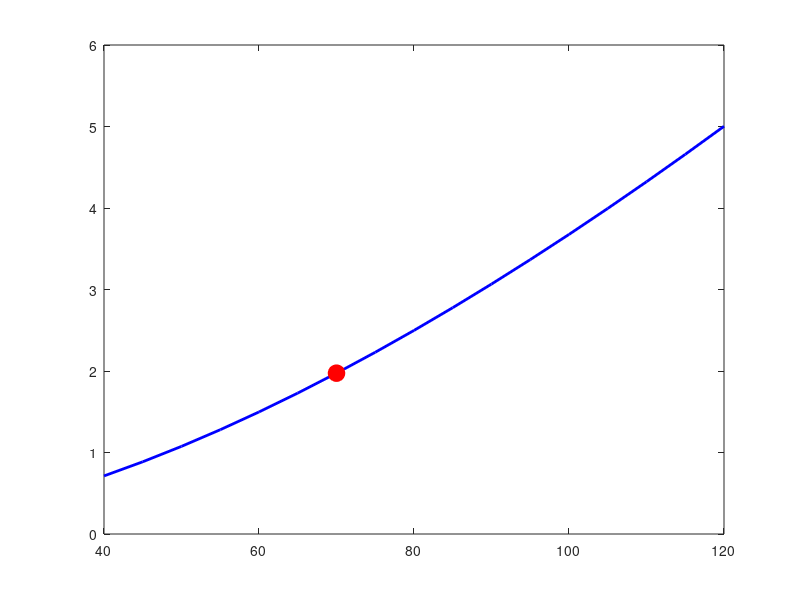

The MATLAB source for this figure: (Note: this script raises an error after producing the figure.)
%% Multi-Layer Solenoid Coil Design Calculator
% DTU 34621 VLF Metaldetektor - Arduino Nano Design
% Se Docs/Theory/Coil Design.md for fuld dokumentation

clear; clc; close all;

%% Parametre - Arduino Nano Design

% Operating parameters
f_tx = 2000;                    % TX frequency [Hz]
V_supply = 9.0;                 % Battery voltage [V]
V_hbridge = 2 * V_supply;       % H-bridge peak-to-peak voltage [V]
R_total_target = 35;            % Total resistance for amplifier [Ohm]

% TX Spole - faktiske værdier fra prototype
TX.wire_diameter = 0.56e-3;     % 0.56 mm
TX.wire_rho = 1.68e-8;          % Kobber resistivitet [Ohm*m]
TX.diameter = 200e-3;           % 200 mm form
TX.N_actual = 70;               % Faktisk antal vindinger
TX.n_layers = 2;

% RX Spole - faktiske værdier fra prototype
RX.wire_diameter = 0.15e-3;     % 0.15 mm
RX.wire_rho = 1.68e-8;
RX.diameter = 50e-3;            % 50 mm form
RX.N_actual = 445;              % Faktisk antal vindinger
RX.n_layers = 3;                % 3 lag (faktisk)

% Bucking Spole - kalibreret til 20 vindinger
Bucking.wire_diameter = 0.56e-3;
Bucking.wire_rho = 1.68e-8;
Bucking.diameter = 60e-3;       % 60 mm form
Bucking.n_layers = 1;
Bucking.N_optimal = 20;         % Optimal værdi efter kalibrering

%% Hjælpefunktioner

% Calculate coil parameters from total turns and layers
% Uses Wheeler formulas verified against LCR measurements (2% accuracy)
% Source: H.A. Wheeler, "Simple Inductance Formulas for Radio Coils",
%         Proc. IRE, Vol. 16, No. 10, Oct. 1928
function result = calc_coil(N_total, n_layers, r_inner, wire_d, rho)
    turns_per_layer = N_total / n_layers;
    l = turns_per_layer * wire_d;       % Axial length [m]
    w = n_layers * wire_d;              % Radial build [m]
    r_mean = r_inner + w/2;             % Mean radius [m]

    % Convert to cm for Wheeler formulas
    r_cm = r_mean * 100;
    l_cm = l * 100;
    w_cm = w * 100;

    if n_layers == 1
        % Single-layer Wheeler formula (more accurate for 1 layer)
        % L(µH) = 0.394 × a² × N² / (9a + 10b)  [cm]
        % Coefficient: 1.0/2.54 = 0.394 (inch to cm conversion)
        % Accurate to ±1% when b > 0.8a
        L = (0.394 * r_cm^2 * N_total^2) / ...
            (9*r_cm + 10*l_cm) * 1e-6;
        result.formula = 'Wheeler Single-Layer';

        % Also calculate multilayer for comparison
        L_multi = (0.315 * r_cm^2 * N_total^2) / ...
            (6*r_cm + 9*l_cm + 10*w_cm) * 1e-6;
        result.L_multilayer = L_multi;
    else
        % Multilayer Wheeler formula
        % L(µH) = 0.315 × a² × N² / (6a + 9b + 10c)  [cm]
        % Coefficient: 0.8/2.54 = 0.315 (inch to cm conversion)
        % Accurate to ±1% when 6a ≈ 9b ≈ 10c (balanced terms)
        L = (0.315 * r_cm^2 * N_total^2) / ...
            (6*r_cm + 9*l_cm + 10*w_cm) * 1e-6;
        result.formula = 'Wheeler Multilayer';

        % Check denominator term balance (for accuracy warning)
        term_6a = 6 * r_cm;
        term_9b = 9 * l_cm;
        term_10c = 10 * w_cm;
        result.balance_ratio = min([term_6a, term_9b, term_10c]) / ...
                               max([term_6a, term_9b, term_10c]);
        % Ratio < 0.1 indicates poor accuracy (flat/pancake coil)
    end

    % Wire length (sum of all layers)
    wire_len = 0;
    for layer = 1:n_layers
        r_layer = r_inner + (layer - 0.5) * wire_d;
        wire_len = wire_len + turns_per_layer * 2 * pi * r_layer;
    end

    % DC resistance
    area = pi * (wire_d/2)^2;
    R_dc = rho * wire_len / area;

    result.N = N_total;
    result.n_layers = n_layers;
    result.turns_per_layer = turns_per_layer;
    result.l = l;
    result.w = w;
    result.r_mean = r_mean;
    result.L = L;
    result.wire_len = wire_len;
    result.R_dc = R_dc;
end

% Wrapper for backward compatibility
function result = calc_multilayer(N_total, n_layers, r_inner, wire_d, rho)
    result = calc_coil(N_total, n_layers, r_inner, wire_d, rho);
end

% Find turns needed for target inductance
function N = find_turns(L_target, n_layers, r_inner, wire_d, rho)
    N = 100;  % Initial guess
    for iter = 1:100
        result = calc_multilayer(N, n_layers, r_inner, wire_d, rho);
        L = result.L;
        if L <= 0
            break;
        end
        N_new = N * sqrt(L_target / L);
        if abs(N_new - N) < 0.5
            break;
        end
        N = N_new;
    end
    N = round(N);
end

%% TX Spole Beregning

fprintf('\n');
fprintf('╔══════════════════════════════════════════════════════════════════╗\n');
fprintf('║       TX SPOLE - PROTOTYPE VÆRDIER                              ║\n');
fprintf('║       70 vindinger, 2 lag, Ø200mm, 0.56mm tråd                  ║\n');
fprintf('╚══════════════════════════════════════════════════════════════════╝\n\n');

TX.r_inner = TX.diameter / 2;

% Brug faktiske vindinger fra prototype
TX.N = TX.N_actual;

% Calculate all parameters
TX.result = calc_multilayer(TX.N, TX.n_layers, TX.r_inner, TX.wire_diameter, TX.wire_rho);

% Series resistor for amplifier matching
TX.R_series = R_total_target - TX.result.R_dc;  % External resistor needed
TX.R_total = R_total_target;                     % Total circuit resistance

% Electrical characteristics (at resonance, Z ≈ R_total)
TX.X_L = 2*pi*f_tx*TX.result.L;
TX.I_peak = V_hbridge / TX.R_total;              % Peak current from H-bridge
TX.I_rms = TX.I_peak / sqrt(2);                  % RMS current (sine wave)
TX.Q = TX.X_L / TX.R_total;                      % Q factor with total R

% Power dissipation
TX.P_resistor = TX.I_rms^2 * TX.R_series;        % Power in series resistor [W]
TX.P_coil = TX.I_rms^2 * TX.result.R_dc;         % Power in coil resistance [W]
TX.P_total = TX.I_rms^2 * TX.R_total;            % Total power [W]

% Resonance capacitor for 2 kHz
TX.C_resonance = 1 / (4*pi^2*f_tx^2*TX.result.L);
TX.C_std = 1.0e-6;  % Standard value: 1.0 µF
TX.f_resonant = 1 / (2*pi*sqrt(TX.result.L * TX.C_std));

fprintf('Design Parametre:\n');
fprintf('  Form diameter:      %.0f mm\n', TX.diameter*1000);
fprintf('  Tråddiameter:       %.2f mm\n', TX.wire_diameter*1000);
fprintf('  Antal vindinger:    %d\n', TX.N);
fprintf('  Antal lag:          %d\n', TX.n_layers);
fprintf('\n');

fprintf('┌────────────────────────────────────────────────────────────────┐\n');
fprintf('│  TX SPOLE VIKLINGS SPECIFIKATION                              │\n');
fprintf('├────────────────────────────────────────────────────────────────┤\n');
fprintf('│  Antal vindinger:   %4d vindinger                            │\n', TX.N);
fprintf('│  Vindinger per lag: %4.0f vindinger                            │\n', TX.result.turns_per_layer);
fprintf('│  Antal lag:         %4d lag                                   │\n', TX.n_layers);
fprintf('│  Aksial længde:     %5.1f mm                                  │\n', TX.result.l*1000);
fprintf('│  Radial tykkelse:   %5.1f mm                                  │\n', TX.result.w*1000);
fprintf('│  Vikleretning:      MED URET                                  │\n');
fprintf('└────────────────────────────────────────────────────────────────┘\n');
fprintf('\n');

fprintf('Beregnede Resultater:\n');
fprintf('  Induktans:          %.2f mH\n', TX.result.L*1000);
fprintf('  Trådlængde:         %.1f m\n', TX.result.wire_len);
fprintf('  Spole DC Modstand:  %.2f Ω\n', TX.result.R_dc);
fprintf('  Formel:             %s\n', TX.result.formula);

% Geometry warning for TX coil (flat/pancake geometry)
if isfield(TX.result, 'balance_ratio') && TX.result.balance_ratio < 0.1
    fprintf('\n');
    fprintf('⚠️  GEOMETRI ADVARSEL:\n');
    fprintf('    TX spolen har "flad" geometri (stor diameter, få lag).\n');
    fprintf('    Wheeler formel kan UNDERVURDERE induktans med 5-10%%.\n');
    fprintf('    Balance ratio: %.2f (optimal: > 0.5)\n', TX.result.balance_ratio);
    fprintf('    ANBEFALING: Tilføj ~10%% flere vindinger, juster empirisk.\n');
end
fprintf('\n');

fprintf('┌────────────────────────────────────────────────────────────────┐\n');
fprintf('│  SERIE MODSTAND (matcher forstærker)                         │\n');
fprintf('├────────────────────────────────────────────────────────────────┤\n');
fprintf('│  Mål total modstand: %.0f Ω                                    │\n', TX.R_total);
fprintf('│  Spole DC modstand:  %.1f Ω                                    │\n', TX.result.R_dc);
fprintf('│  SERIE MODSTAND:     %.0f Ω                                    │\n', TX.R_series);
fprintf('│  Effekt i modstand:  %.1f W (brug >= 5W modstand)             │\n', TX.P_resistor);
fprintf('└────────────────────────────────────────────────────────────────┘\n');
fprintf('\n');

fprintf('Elektriske @ %d Hz (H-bro, %.0f Vpp):\n', f_tx, V_hbridge);
fprintf('  Reaktans (X_L):     %.1f Ω\n', TX.X_L);
fprintf('  Total modstand:     %.0f Ω\n', TX.R_total);
fprintf('  Peak strøm:         %.0f mA\n', TX.I_peak*1000);
fprintf('  RMS strøm:          %.0f mA\n', TX.I_rms*1000);
fprintf('  Q faktor:           %.1f\n', TX.Q);
fprintf('  Total effekt:       %.1f W\n', TX.P_total);
fprintf('\n');

%% TX Resonanskondensator

fprintf('┌────────────────────────────────────────────────────────────────┐\n');
fprintf('│  RESONANSKONDENSATOR                                          │\n');
fprintf('├────────────────────────────────────────────────────────────────┤\n');
fprintf('│  Beregnet C:        %.2f µF                                   │\n', TX.C_resonance*1e6);
fprintf('│  Standard værdi:    %.1f µF (film kondensator)                │\n', TX.C_std*1e6);
fprintf('│  Spændingsrating:   >= 50V (VIGTIGT!)                         │\n');
fprintf('│  Faktisk f_res:     %.0f Hz                                    │\n', TX.f_resonant);
fprintf('│  Forbindelse:       SERIE med TX spole                        │\n');
fprintf('│  Formål:            Konverterer firkantbølge → sinusbølge     │\n');
fprintf('└────────────────────────────────────────────────────────────────┘\n');
fprintf('\n');

% Voltage across capacitor at resonance
V_cap_peak = TX.Q * V_hbridge / 2;  % Q * V_rms
fprintf('  Spænding over C:    ~%.0f V peak (Q=%.1f)\n', V_cap_peak, TX.Q);
fprintf('  Spændingsrating:    >= 50V anbefales\n');
fprintf('\n');

%% RX Spole Beregning

fprintf('\n');
fprintf('╔══════════════════════════════════════════════════════════════════╗\n');
fprintf('║       RX SPOLE - PROTOTYPE VÆRDIER                              ║\n');
fprintf('║       445 vindinger, 3 lag, Ø50mm, 0.15mm tråd                  ║\n');
fprintf('╚══════════════════════════════════════════════════════════════════╝\n\n');

RX.r_inner = RX.diameter / 2;

% Brug faktiske vindinger fra prototype
RX.N = RX.N_actual;

% Calculate all parameters
RX.result = calc_multilayer(RX.N, RX.n_layers, RX.r_inner, RX.wire_diameter, RX.wire_rho);

% Electrical characteristics
RX.X_L = 2*pi*f_tx*RX.result.L;
RX.Z = sqrt(RX.result.R_dc^2 + RX.X_L^2);
RX.Q = RX.X_L / RX.result.R_dc;

fprintf('Design Parametre:\n');
fprintf('  Form diameter:      %.0f mm\n', RX.diameter*1000);
fprintf('  Tråddiameter:       %.2f mm\n', RX.wire_diameter*1000);
fprintf('  Antal vindinger:    %d\n', RX.N);
fprintf('  Antal lag:          %d\n', RX.n_layers);
fprintf('\n');

fprintf('┌────────────────────────────────────────────────────────────────┐\n');
fprintf('│  RX SPOLE VIKLINGS SPECIFIKATION                              │\n');
fprintf('├────────────────────────────────────────────────────────────────┤\n');
fprintf('│  Antal vindinger:   %4d vindinger                            │\n', RX.N);
fprintf('│  Vindinger per lag: %4.0f vindinger                            │\n', RX.result.turns_per_layer);
fprintf('│  Antal lag:         %4d lag                                   │\n', RX.n_layers);
fprintf('│  Aksial længde:     %5.1f mm                                  │\n', RX.result.l*1000);
fprintf('│  Radial tykkelse:   %5.1f mm                                  │\n', RX.result.w*1000);
fprintf('│  Vikleretning:      MOD URET                                  │\n');
fprintf('└────────────────────────────────────────────────────────────────┘\n');
fprintf('\n');

fprintf('Beregnede Resultater:\n');
fprintf('  Induktans:          %.2f mH ✓ (>= 10 mH)\n', RX.result.L*1000);
fprintf('  Trådlængde:         %.1f m\n', RX.result.wire_len);
fprintf('  DC Modstand:        %.2f Ω\n', RX.result.R_dc);
fprintf('  Q faktor @ 2kHz:    %.1f\n', RX.Q);
fprintf('  Formel:             %s\n', RX.result.formula);
fprintf('\n');

% RX Resonance capacitor (parallel configuration)
RX.C_calc = 1 / (4*pi^2*f_tx^2*RX.result.L);
RX.C_std = 470e-9;  % Standard value
RX.f_resonant = 1 / (2*pi*sqrt(RX.result.L * RX.C_std));

fprintf('RX Resonanskondensator (valgfri, parallel):\n');
fprintf('  Beregnet C:         %.0f nF\n', RX.C_calc*1e9);
fprintf('  Standard værdi:     %.0f nF\n', RX.C_std*1e9);
fprintf('  Faktisk f_res:      %.0f Hz\n', RX.f_resonant);
fprintf('  Formål:             Båndpasfilter + spændingsforstærkning\n');
fprintf('\n');

%% Bucking Spole Beregning

fprintf('\n');
fprintf('╔══════════════════════════════════════════════════════════════════╗\n');
fprintf('║     BUCKING SPOLE - KALIBRERET TIL 20 VINDINGER                 ║\n');
fprintf('╚══════════════════════════════════════════════════════════════════╝\n\n');

Bucking.r_inner = Bucking.diameter / 2;
Bucking.N = Bucking.N_optimal;

% Calculate parameters for optimal turns
Bucking.result = calc_multilayer(Bucking.N, Bucking.n_layers, Bucking.r_inner, Bucking.wire_diameter, Bucking.wire_rho);

fprintf('Kalibrerede Parametre:\n');
fprintf('  Form diameter:      %.0f mm (mellem TX og RX)\n', Bucking.diameter*1000);
fprintf('  Tråddiameter:       %.2f mm\n', Bucking.wire_diameter*1000);
fprintf('  Optimal vindinger:  %d (kalibreret for null)\n', Bucking.N);
fprintf('  Antal lag:          %d\n', Bucking.n_layers);
fprintf('  Vikleretning:       MOD URET (samme som RX)\n');
fprintf('\n');

fprintf('┌────────────────────────────────────────────────────────────────┐\n');
fprintf('│  BUCKING SPOLE VIKLINGS SPECIFIKATION                         │\n');
fprintf('├────────────────────────────────────────────────────────────────┤\n');
fprintf('│  Optimal vindinger: %4d vindinger (kalibreret)               │\n', Bucking.N);
fprintf('│  Vindinger per lag: %4.0f vindinger                            │\n', Bucking.result.turns_per_layer);
fprintf('│  Antal lag:         %4d lag                                   │\n', Bucking.n_layers);
fprintf('│  Aksial længde:     %5.1f mm                                  │\n', Bucking.result.l*1000);
fprintf('│  Vikleretning:      MOD URET                                  │\n');
fprintf('└────────────────────────────────────────────────────────────────┘\n');
fprintf('\n');

fprintf('Beregnede Resultater:\n');
fprintf('  Induktans:          %.2f mH\n', Bucking.result.L*1000);
fprintf('  Trådlængde:         %.1f m\n', Bucking.result.wire_len);
fprintf('  DC Modstand:        %.2f Ω\n', Bucking.result.R_dc);
fprintf('  Formel:             %s\n', Bucking.result.formula);
if isfield(Bucking.result, 'L_multilayer')
    fprintf('  (Multilayer ref:    %.2f mH)\n', Bucking.result.L_multilayer*1000);
end
fprintf('\n');

%% Design Oversigt

fprintf('\n');
fprintf('╔══════════════════════════════════════════════════════════════════╗\n');
fprintf('║                     DESIGN OVERSIGT                             ║\n');
fprintf('║              Opdateret til Arduino Nano                         ║\n');
fprintf('╚══════════════════════════════════════════════════════════════════╝\n\n');

fprintf('┌─────────────────┬─────────────┬─────────────┬─────────────┐\n');
fprintf('│ Parameter       │   TX Spole  │   RX Spole  │   Bucking   │\n');
fprintf('├─────────────────┼─────────────┼─────────────┼─────────────┤\n');
fprintf('│ Form diameter   │   %3.0f mm    │    %2.0f mm    │   %3.0f mm    │\n', TX.diameter*1000, RX.diameter*1000, Bucking.diameter*1000);
fprintf('│ Tråddiameter    │  %.2f mm    │  %.2f mm    │  %.2f mm    │\n', TX.wire_diameter*1000, RX.wire_diameter*1000, Bucking.wire_diameter*1000);
fprintf('│ Antal vindinger │    %2d vind. │   %3d vind. │    %2d vind. │\n', TX.N, RX.N, Bucking.N);
fprintf('│ Antal lag       │     %d       │     %d       │     %d       │\n', TX.n_layers, RX.n_layers, Bucking.n_layers);
fprintf('│ Aksial længde   │   %4.1f mm   │   %4.1f mm   │   %4.1f mm   │\n', TX.result.l*1000, RX.result.l*1000, Bucking.result.l*1000);
fprintf('│ Induktans       │   %4.2f mH  │   %4.1f mH   │   %4.2f mH  │\n', TX.result.L*1000, RX.result.L*1000, Bucking.result.L*1000);
fprintf('│ DC Modstand     │   %4.2f Ω    │   %4.1f Ω    │   %4.2f Ω    │\n', TX.result.R_dc, RX.result.R_dc, Bucking.result.R_dc);
fprintf('│ Trådlængde      │   %4.1f m    │   %4.1f m    │   %4.1f m    │\n', TX.result.wire_len, RX.result.wire_len, Bucking.result.wire_len);
fprintf('│ Resonans C      │   1.0 µF    │   470 nF    │    N/A      │\n');
fprintf('│ Serie modstand  │   %.0f Ω      │    N/A      │    N/A      │\n', TX.R_series);
fprintf('├─────────────────┼─────────────┴─────────────┴─────────────┤\n');
fprintf('│ Vikleretning    │  MED URET     MOD URET      MOD URET    │\n');
fprintf('└─────────────────┴─────────────────────────────────────────┘\n');
fprintf('\n');

fprintf('TX Forstærker Specifikationer:\n');
fprintf('  H-bro spænding:     %.0f Vpp\n', V_hbridge);
fprintf('  Total modstand:     %.0f Ω\n', TX.R_total);
fprintf('  TX strøm (RMS):     %.0f mA\n', TX.I_rms*1000);
fprintf('  Serie modstand:     %.0f Ω (%.1f W rating)\n', TX.R_series, TX.P_resistor);
fprintf('  Q faktor:           %.1f\n', TX.Q);
fprintf('\n');

fprintf('Total tråd behov:\n');
fprintf('  TX (0.56mm):     %.0f m\n', TX.result.wire_len + 5);
fprintf('  RX (0.15mm):     %.0f m\n', RX.result.wire_len + 5);
fprintf('  Bucking (0.56mm): %.0f m\n', Bucking.result.wire_len + 5);
fprintf('\n');

%% Reference Tabeller

fprintf('\n');
fprintf('╔══════════════════════════════════════════════════════════════════╗\n');
fprintf('║                    HURTIG REFERENCE TABELLER                    ║\n');
fprintf('╚══════════════════════════════════════════════════════════════════╝\n\n');

fprintf('TX Spole (200 mm, 2 lag, 0.56 mm) - Vindinger vs Induktans:\n\n');
fprintf('  Vindinger    Induktans    R_serie     I_rms\n');
fprintf('  ---------    ---------    -------     -----\n');
for N_test = [50, 58, 68, 78, 88, 100]
    result = calc_multilayer(N_test, TX.n_layers, TX.r_inner, TX.wire_diameter, TX.wire_rho);
    R_ser = R_total_target - result.R_dc;
    I_rms = (V_hbridge / R_total_target) / sqrt(2) * 1000;  % mA
    marker = '';
    if N_test == TX.N
        marker = ' ← Mål';
    end
    fprintf('     %3d       %5.2f mH      %.0f Ω       %.0f mA%s\n', N_test, result.L*1000, R_ser, I_rms, marker);
end
fprintf('\n');

%% Plots - Eksporteres til Docs/Images/

% Opret images mappe hvis den ikke findes
img_dir = fullfile(fileparts(mfilename('fullpath')), '..', 'Images');
if ~exist(img_dir, 'dir')
    mkdir(img_dir);
    fprintf('Oprettet mappe: %s\n', img_dir);
end

% Plot 1: TX Vindinger vs Induktans
figure('Name', 'TX Vindinger vs Induktans', 'Position', [100, 100, 600, 400]);
% Dynamic range: from 40 to 20% beyond calculated turns
N_max = max(120, round(TX.N * 1.2 / 10) * 10);  % Round up to nearest 10
N_range = 40:5:N_max;
L_range_TX = zeros(size(N_range));
for i = 1:length(N_range)
    result = calc_multilayer(N_range(i), TX.n_layers, TX.r_inner, TX.wire_diameter, TX.wire_rho);
    L_range_TX(i) = result.L * 1000;
end
plot(N_range, L_range_TX, 'b-', 'LineWidth', 2);
hold on;
plot(TX.N, TX.result.L*1000, 'ro', 'MarkerSize', 12, 'MarkerFaceColor', 'r');
yline(TX.result.L*1000, 'g--', sprintf('Beregnet %.2f mH', TX.result.L*1000), 'LineWidth', 1.5);
xlabel('Antal Vindinger');
ylabel('Induktans [mH]');
title(sprintf('TX Spole: Vindinger vs Induktans (200mm, %d lag)', TX.n_layers));
grid on;
legend('Wheeler Formel', sprintf('%d vind. = %.2f mH', TX.N, TX.result.L*1000), 'Location', 'northwest');
saveas(gcf, fullfile(img_dir, 'tx_turns_vs_inductance.png'));
fprintf('Gemt: tx_turns_vs_inductance.png\n');

% Plot 2: H-bro Strøm vs Total Modstand (ved resonans)
% Ved resonans: X_L = X_C, så strøm bestemmes kun af R_total
figure('Name', 'H-bro Strøm vs Modstand', 'Position', [100, 100, 600, 400]);
R_range = 10:5:150;
I_rms_range = (V_hbridge ./ R_range) / sqrt(2) * 1000;  % RMS strøm i mA
plot(R_range, I_rms_range, 'b-', 'LineWidth', 2);
hold on;
plot(R_total_target, TX.I_rms*1000, 'ro', 'MarkerSize', 12, 'MarkerFaceColor', 'r');
yline(TX.I_rms*1000, 'g--', sprintf('Design: %.0f mA', TX.I_rms*1000), 'LineWidth', 1.5);
xline(R_total_target, 'm:', sprintf('R = %d Ω', R_total_target), 'LineWidth', 1.5);
xlabel('Total Modstand R_{total} [Ω]');
ylabel('RMS Strøm [mA]');
title(sprintf('H-bro TX Strøm ved Resonans (V_{pp} = %.0fV)', V_hbridge));
grid on;
legend('I_{RMS} = V_{pp}/(R \times √2)', sprintf('Design: %dΩ = %.0f mA', R_total_target, TX.I_rms*1000), 'Location', 'northeast');
saveas(gcf, fullfile(img_dir, 'tx_current_vs_resistance.png'));
fprintf('Gemt: tx_current_vs_resistance.png\n');

fprintf('\nAlle plots eksporteret til Docs/Images/\n');
fprintf('\n');
fprintf('══════════════════════════════════════════════════════════════════\n');
fprintf('  TX SPOLE: %d vindinger, 2 lag, Ø200mm, L=%.2f mH, C=1.0µF\n', TX.N, TX.result.L*1000);
fprintf('  RX SPOLE: %d vindinger, 3 lag, Ø50mm, L=%.1f mH\n', RX.N, RX.result.L*1000);
fprintf('  BUCKING:  %d vindinger, 1 lag, Ø60mm (kalibreret)\n', Bucking.N);
fprintf('══════════════════════════════════════════════════════════════════\n');
